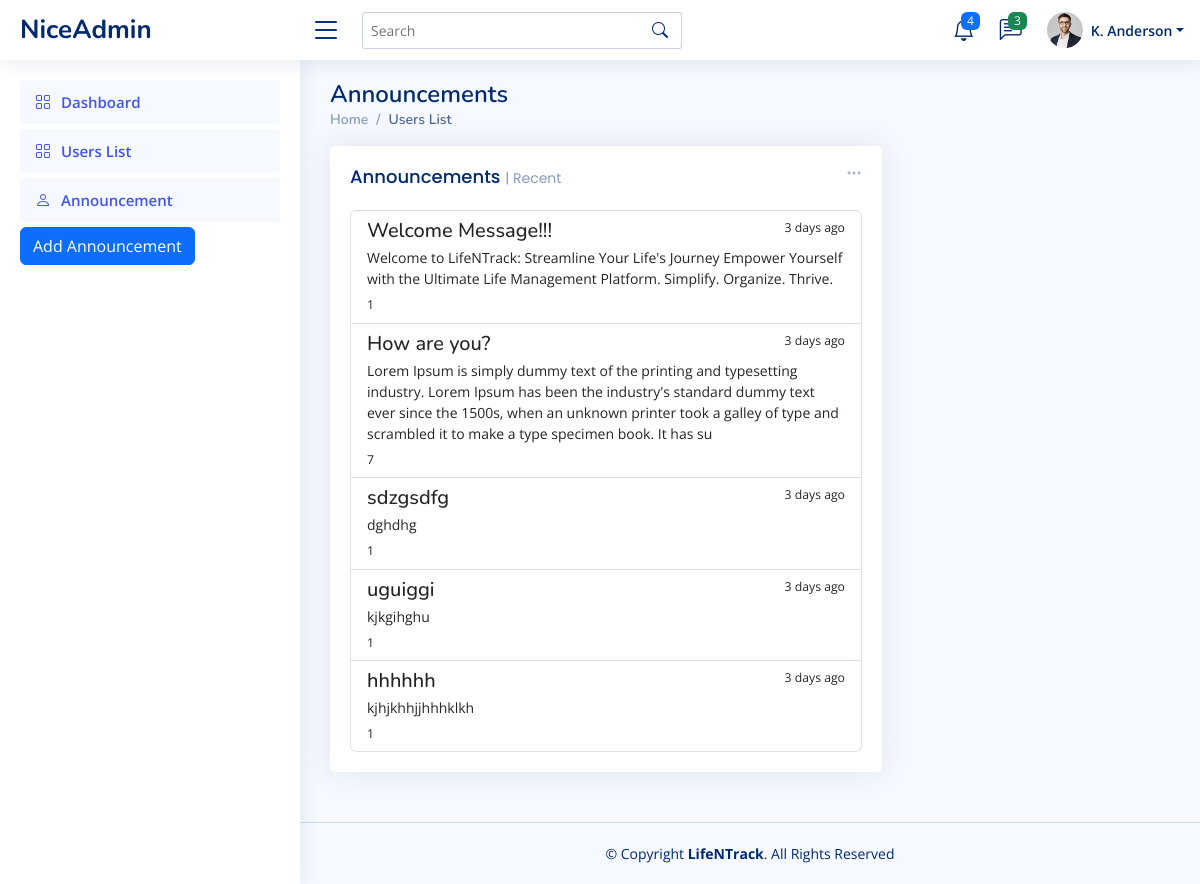
/client/pages/admin/announcements.php (signed in), run on the app's committed database.
### tables this page shows
CREATE TABLE `announcement` (
  `id` int(11) NOT NULL,
  `subject` varchar(50) NOT NULL,
  `content` varchar(255) NOT NULL,
  `timeCreated` timestamp NOT NULL DEFAULT current_timestamp(),
  `adminId` int(11) NOT NULL
);

### client/pages/admin/announcements.php (the view, shortened to what this page needs)
<?php
include_once("../../../server/controllers/getUserDetails.php");
?>
<!DOCTYPE html>
<html lang="en">
<head>
    <?php include_once('../../components/vendorCSSLinks.php') ?>
    <link href="../../assets/css/style.css" rel="stylesheet">
</head>
<body>
    <?php include_once('../../components/adminHeader.php') ?>
    <?php include_once('../../components/adminSidebar.php') ?>
    <main id="main" class="main">
        <div class="pagetitle">
            <h1>Announcements</h1>
            <nav>
                <ol class="breadcrumb">
                    <li class="breadcrumb-item"><a href="index.html">Home</a></li>
                    <li class="breadcrumb-item active">Users List</li>
                </ol>
            </nav>
        </div>
        <section class="section dashboard">
            <div class="row">
                <div class="col-lg-8">
                    <div class="row">
                        <div class="col-12">
                            <div class="card recent-sales overflow-auto">
                                <div class="filter">
                                    <a class="icon" href="#" data-bs-toggle="dropdown"><i class="bi bi-three-dots"></i></a>
                                </div>
                                <div class="card-body">
                                    <h5 class="card-title">Announcements <span>| Recent</span></h5>
                                    <div class="list-group">
                                    <?php
                                        $sql = "SELECT * FROM announcement";
                                        $result = mysqli_query($conn, $sql);
                                        if (mysqli_num_rows($result) > 0) :
                                            while ($row = mysqli_fetch_assoc($result)) :
                                        ?>
                                        <a href="#" class="list-group-item list-group-item-action" >
                                            <div class="d-flex w-100 justify-content-between">
                                                <h5 class="mb-1"><?= $row["subject"]?></h5>
                                                <small>3 days ago</small>
                                            </div>
                                            <p class="mb-1"><?= $row["content"]?></p>
                                            <small><?= $row["adminId"]?></small>
                                        </a>
                                        <?php
                                                endwhile;
                                            else :
                                                echo "0 results";
                                            endif;
                                            ?>
                                    </div>
                                </div>
                            </div>
                        </div>
                    </div>
                </div>
            </div>
        </section>
    </main>
    <footer id="footer" class="footer">
        <div class="copyright">
            &copy; Copyright <strong><span>LifeNTrack</span></strong>. All Rights Reserved
        </div>
    </footer>
</body>
</html>

### client/assets/css/style.css (style rules this page uses)
:root { scroll-behavior: smooth; }
body { font-family: "Open Sans", sans-serif; background: #f6f9ff; color: #444444; }
a { color: #4154f1; text-decoration: none; }
h1, h2, h3, h4, h5, h6 { font-family: "Nunito", sans-serif; }
#main { margin-top: 60px; padding: 20px 30px; transition: all 0.3s; }
.pagetitle { margin-bottom: 10px; }
.pagetitle h1 { font-size: 24px; margin-bottom: 0; font-weight: 600; color: #012970; }
.card { margin-bottom: 30px; border: none; border-radius: 5px; box-shadow: 0px 0 30px rgba(1, 41, 112, 0.1); }
.card-title { padding: 20px 0 15px 0; font-size: 18px; font-weight: 500; color: #012970; font-family: "Poppins", sans-serif; }
.card-title span { color: #899bbd; font-size: 14px; font-weight: 400; }
.card-body { padding: 0 20px 20px 20px; }
.breadcrumb { font-size: 14px; font-family: "Nunito", sans-serif; color: #899bbd; font-weight: 600; }
.breadcrumb a { color: #899bbd; transition: 0.3s; }
.breadcrumb .breadcrumb-item::before { color: #899bbd; }
.breadcrumb .active { color: #51678f; font-weight: 600; }
@media (min-width: 1200px) { #main, #footer { margin-left: 300px; } }
.dashboard .filter { position: absolute; right: 0px; top: 15px; }
.dashboard .filter .icon { color: #aab7cf; padding-right: 20px; padding-bottom: 5px; transition: 0.3s; font-size: 16px; }
.dashboard .recent-sales { font-size: 14px; }
.footer { padding: 20px 0; font-size: 14px; transition: all 0.3s; border-top: 1px solid #cddfff; }
.footer .copyright { text-align: center; color: #012970; }

### data on the page
announcement: subject "Welcome Message!!!", content "Welcome to LifeNTrack: Streamline Your Life's Journey Empower Yourself with the Ultimate Life Management Platform. Simplify. Organize. Thrive.", adminId "1"
announcement: subject "How are you?", content "Lorem Ipsum is simply dummy text of the printing and typesetting industry. Lorem Ipsum has been the industry's standard dummy text ever since the 1500s, when an unknown printer took a galley of type and scrambled it to make a type specimen book. It has su", adminId "7"
announcement: subject "sdzgsdfg", content "dghdhg", adminId "1"
announcement: subject "uguiggi", content "kjkgihghu", adminId "1"
announcement: subject "hhhhhh", content "kjhjkhhjjhhhklkh", adminId "1"
